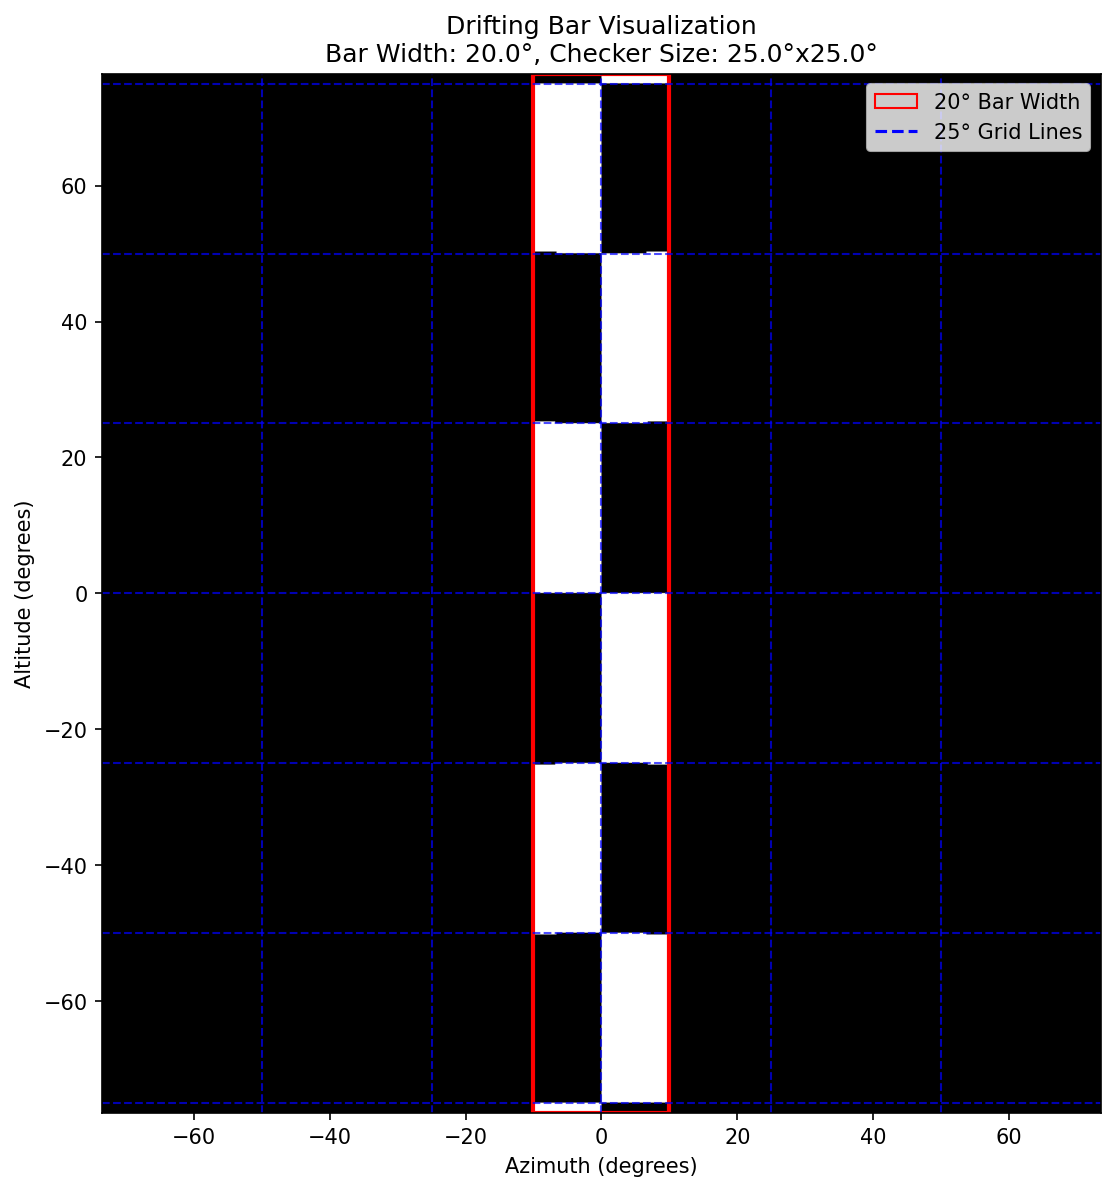

The Python source for this figure:
# verify_dimensions.py
"""
Script to verify the dimensions of the drifting bar and checkerboard pattern.
"""

import numpy as np
import matplotlib.pyplot as plt
import matplotlib.patches as patches
import matplotlib.lines as mlines
from src.stimuli.drifting_bar import DriftingBarStimulus

# Set up parameters for visualization
params = {
    "resolution": (800, 600),
    "width": 800,
    "height": 600,
    "sweep_direction": "right-to-left",
    "bar_width": 20.0,  # Should be exactly 20 degrees
    "grid_spacing_x": 25.0,  # Should be exactly 25 degrees
    "grid_spacing_y": 25.0,  # Should be exactly 25 degrees
    "drift_speed": 8.5,  # Intrinsic imaging
    "temporal_freq": 6.0,
    "horizontal_meridian_offset": 0.0,  # Center on screen
    "fps": 60.0,
}


def verify_dimensions():
    """Generate a frame and overlay grid lines to verify dimensions."""
    # Create the stimulus
    stimulus = DriftingBarStimulus(params)

    print(f"Stimulus initialized with:")
    print(f"  Bar width: {stimulus.bar_width}°")
    print(f"  Checker size (x): {stimulus.grid_spacing_x}°")
    print(f"  Checker size (y): {stimulus.grid_spacing_y}°")

    # Generate a frame with the bar in the center of the visual field
    # The center frame index
    center_frame_idx = stimulus.frame_count // 2

    # Generate the frame
    frame = stimulus.get_frame(center_frame_idx)

    # Get visual field extents
    x_min, x_max = -stimulus.x_size / 2, stimulus.x_size / 2
    y_min, y_max = -stimulus.y_size / 2, stimulus.y_size / 2

    # Create figure for visualization
    fig, ax = plt.subplots(figsize=(12, 9))

    # Display the frame
    ax.imshow(
        frame,
        cmap="gray",
        extent=(float(x_min), float(x_max), float(y_min), float(y_max)),
    )

    # Add grid lines at 25 degree intervals (the checker size)
    checker_x_size = stimulus.grid_spacing_x
    checker_y_size = stimulus.grid_spacing_y

    # Vertical grid lines (x axis)
    x_ticks = np.arange(
        np.ceil(x_min / checker_x_size) * checker_x_size,
        np.floor(x_max / checker_x_size) * checker_x_size + 1,
        checker_x_size,
    )
    for x in x_ticks:
        ax.axvline(x=float(x), color="blue", linestyle="--", alpha=0.7, lw=1)

    # Horizontal grid lines (y axis)
    y_ticks = np.arange(
        np.ceil(y_min / checker_y_size) * checker_y_size,
        np.floor(y_max / checker_y_size) * checker_y_size + 1,
        checker_y_size,
    )
    for y in y_ticks:
        ax.axhline(y=float(y), color="blue", linestyle="--", alpha=0.7, lw=1)

    # Add a rectangle showing the theoretical 20 degree bar width
    # Bar is centered, so the x position should be at the center
    bar_start_pos = 0 - stimulus.bar_width / 2
    rect = patches.Rectangle(
        (bar_start_pos, y_min),
        stimulus.bar_width,
        y_max - y_min,
        linewidth=2,
        edgecolor="r",
        facecolor="none",
    )
    ax.add_patch(rect)

    # Add labels and title
    ax.set_xlabel("Azimuth (degrees)")
    ax.set_ylabel("Altitude (degrees)")
    ax.set_title(
        f"Drifting Bar Visualization\nBar Width: {stimulus.bar_width}°, Checker Size: {checker_x_size}°x{checker_y_size}°"
    )

    # Add legend
    ax.legend(
        [
            patches.Patch(edgecolor="r", facecolor="none"),
            mlines.Line2D([0], [0], color="blue", linestyle="--"),
        ],
        ["20° Bar Width", "25° Grid Lines"],
        loc="upper right",
    )

    # Save the figure
    plt.savefig("verify_dimensions.png", dpi=150, bbox_inches="tight")
    print("Verification image saved as 'verify_dimensions.png'")

    # Show the figure
    plt.show()


if __name__ == "__main__":
    verify_dimensions()
